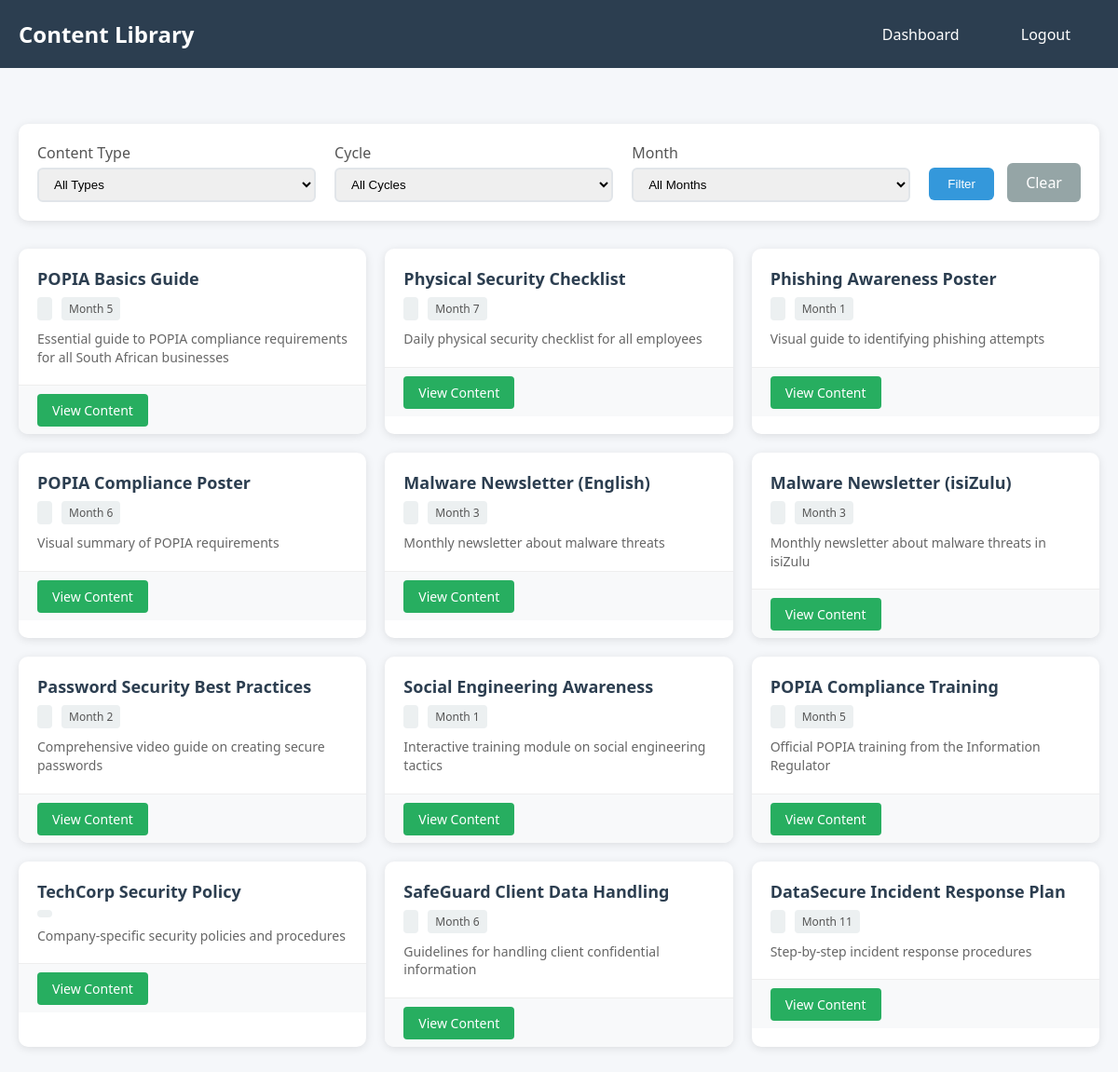
The app's page /content_list.php (signed in) with its own data.
### tables this page shows
CREATE TABLE content (
    id INTEGER PRIMARY KEY AUTOINCREMENT,
    organization_id INTEGER, -- NULL for global content
    title VARCHAR(255) NOT NULL,
    description TEXT,
    file_path VARCHAR(500),
    file_name VARCHAR(255),
    file_size INTEGER,
    external_url VARCHAR(500), -- For YouTube, external links
    content_type_id INTEGER NOT NULL,
    month_number INTEGER CHECK (month_number >= 1 AND month_number <= 12), -- 1-12 for program months
    target_audience TEXT, -- JSON array of roles/departments
    is_mandatory BOOLEAN DEFAULT 1,
    uploaded_by INTEGER NOT NULL,
    is_active BOOLEAN DEFAULT 1,
    created_at TIMESTAMP DEFAULT CURRENT_TIMESTAMP,
    updated_at TIMESTAMP DEFAULT CURRENT_TIMESTAMP,
    FOREIGN KEY (organization_id) REFERENCES organizations(id),
    FOREIGN KEY (content_type_id) REFERENCES content_types(id),
    FOREIGN KEY (uploaded_by) REFERENCES users(id)
);

### src/content_list.php (the view, shortened to what this page needs)
<?php
require_once __DIR__ . '/config/db.php';
$where_conditions = ['is_active = 1'];
$params = [];
$where_clause = implode(' AND ', $where_conditions);
try {
    $stmt = $pdo->prepare("
        SELECT * FROM content
        WHERE $where_clause
        ORDER BY created_at DESC
    ");
    $stmt->execute($params);
    $content_list = $stmt->fetchAll(PDO::FETCH_ASSOC);
} catch (PDOException $e) {
    $content_list = [];
    $error = "Error loading content: " . $e->getMessage();
}
?>
<!DOCTYPE html>
<html lang="en">
<head>
</head>
<body>
    <div class="header">
        <h1>Content Library</h1>
        <div class="nav-links">
            <a href="dashboard.php">Dashboard</a>
            <a href="logout.php">Logout</a>
        </div>
    </div>
    <div class="container">
        <div class="filters">
            <form method="GET" action="">
                <div class="filter-row">
                    <div class="filter-group">
                        <label for="type">Content Type</label>
                        <select id="type" name="type">
                            <option value="">All Types</option>
                        </select>
                    </div>
                    <div class="filter-group">
                        <label for="cycle">Cycle</label>
                        <select id="cycle" name="cycle">
                            <option value="">All Cycles</option>
                        </select>
                    </div>
                    <div class="filter-group">
                        <label for="month">Month</label>
                        <select id="month" name="month">
                            <option value="">All Months</option>
                        </select>
                    </div>
                    <div>
                        <button type="submit" class="filter-btn">Filter</button>
                        <a href="content_list.php" class="clear-btn">Clear</a>
                    </div>
                </div>
            </form>
        </div>
        <?php if (empty($content_list)): ?>
            <div class="empty-state">
                <h3>No content found</h3>
                <p>Try adjusting your filters or upload some content to get started.</p>
            </div>
        <?php else: ?>
            <div class="content-grid">
                <?php foreach ($content_list as $content): ?>
                    <div class="content-card">
                        <div class="content-header">
                            <div class="content-title"><?php echo htmlspecialchars($content['title']); ?></div>
                            <div class="content-meta">
                                <span class="meta-badge"><?php echo ucfirst($content['content_type']); ?></span>
                                <?php if ($content['month_number']): ?>
                                    <span class="meta-badge">Month <?php echo $content['month_number']; ?></span>
                                <?php endif; ?>
                            </div>
                            <?php if ($content['description']): ?>
                                <div class="content-description"><?php echo htmlspecialchars($content['description']); ?></div>
                            <?php endif; ?>
                        </div>
                        <div class="content-actions">
                            <a href="view_content.php?id=<?php echo $content['id']; ?>" class="view-btn">View Content</a>
                        </div>
                    </div>
                <?php endforeach; ?>
            </div>
        <?php endif; ?>
    </div>
</body>
</html>

### src/content_list.php (style rules this page uses)
body { font-family: 'Segoe UI', Tahoma, Geneva, Verdana, sans-serif; margin: 0; background: #f5f7fa; }
.header { background: #2c3e50; color: white; padding: 20px; display: flex; justify-content: space-between; align-items: center; }
.header h1 { margin: 0; font-size: 24px; }
.nav-links a { color: white; text-decoration: none; margin: 0 15px; padding: 8px 16px; border-radius: 4px; transition: background 0.2s; }
.container { max-width: 1200px; margin: 40px auto; padding: 20px; }
.filters { background: white; padding: 20px; border-radius: 10px; box-shadow: 0 2px 10px rgba(0,0,0,0.1); margin-bottom: 30px; }
.filter-row { display: flex; gap: 20px; align-items: end; }
.filter-group { flex: 1; }
.filter-group label { display: block; margin-bottom: 5px; font-weight: 500; color: #555; }
.filter-group select { width: 100%; padding: 8px 12px; border: 2px solid #e1e5e9; border-radius: 6px; }
.filter-btn, .clear-btn { padding: 10px 20px; border: none; border-radius: 6px; cursor: pointer; text-decoration: none; display: inline-block; }
.filter-btn { background: #3498db; color: white; }
.clear-btn { background: #95a5a6; color: white; margin-left: 10px; }
.content-grid { display: grid; grid-template-columns: repeat(auto-fill, minmax(300px, 1fr)); gap: 20px; }
.content-card { background: white; border-radius: 10px; box-shadow: 0 2px 10px rgba(0,0,0,0.1); overflow: hidden; transition: transform 0.2s; }
.content-header { padding: 20px; border-bottom: 1px solid #eee; }
.content-title { font-size: 18px; font-weight: 600; margin-bottom: 8px; color: #2c3e50; }
.content-meta { display: flex; gap: 10px; margin-bottom: 10px; }
.meta-badge { background: #ecf0f1; color: #555; padding: 4px 8px; border-radius: 4px; font-size: 12px; }
.content-description { color: #666; font-size: 14px; line-height: 1.4; }
.content-actions { padding: 15px 20px; background: #f8f9fa; }
.view-btn { background: #27ae60; color: white; padding: 8px 16px; border: none; border-radius: 4px; text-decoration: none; font-size: 14px; cursor: pointer; }

### records on screen
content: title "POPIA Basics Guide", month_number "5", description "Essential guide to POPIA compliance requirements for all South African businesses"
content: title "Physical Security Checklist", month_number "7", description "Daily physical security checklist for all employees"
content: title "Phishing Awareness Poster", month_number "1", description "Visual guide to identifying phishing attempts"
content: title "POPIA Compliance Poster", month_number "6", description "Visual summary of POPIA requirements"
content: title "Malware Newsletter (English)", month_number "3", description "Monthly newsletter about malware threats"
content: title "Malware Newsletter (isiZulu)", month_number "3", description "Monthly newsletter about malware threats in isiZulu"
content: title "Password Security Best Practices", month_number "2", description "Comprehensive video guide on creating secure passwords"
content: title "Social Engineering Awareness", month_number "1", description "Interactive training module on social engineering tactics"
content: title "POPIA Compliance Training", month_number "5", description "Official POPIA training from the Information Regulator"
content: title "TechCorp Security Policy", description "Company-specific security policies and procedures"
content: title "SafeGuard Client Data Handling", month_number "6", description "Guidelines for handling client confidential information"
content: title "DataSecure Incident Response Plan", month_number "11", description "Step-by-step incident response procedures"
